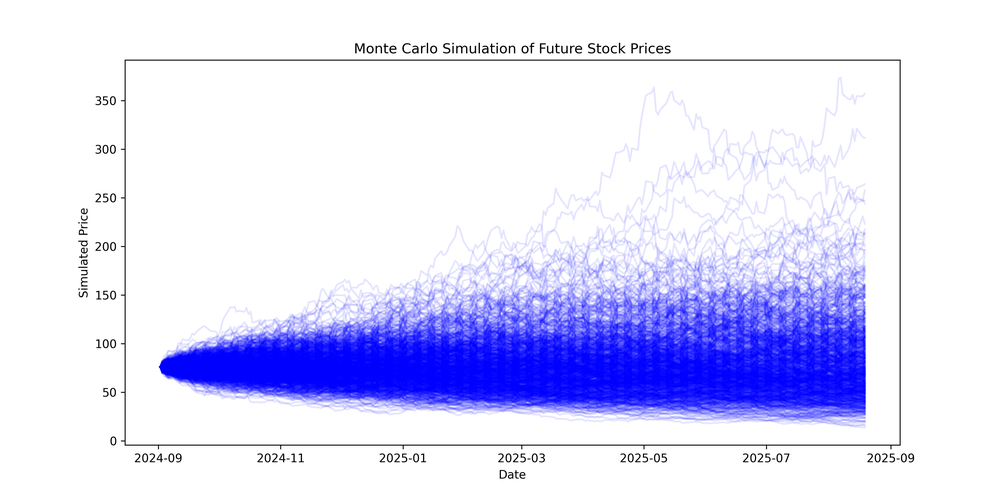
#> input picture SIMULATION/monte_carlo_future_prices.png, 1000 x 500 px, shrunk from 3600 x 1800 before the run
$ python -i Extract_Chart.py   (imports and definitions only)
#> lines starting #> are read from the running program, lines starting #| are printed output that depends on the picture; after the words box and inside, x2 and y2 are one past the last pixel; in counts of white or black regions, pixels touching at a corner belong together
import fitz  # PyMuPDF
from PIL import Image
import numpy as np
import cv2
import io
import os

def save_image(image, output_path):
    image.save(output_path)
    print(f"Saved image to {output_path}")

def detect_chart_type(image):
    # Convert PIL Image to NumPy array
    image_np = np.array(image)

    # Convert to grayscale
    gray_image = cv2.cvtColor(image_np, cv2.COLOR_RGB2GRAY)
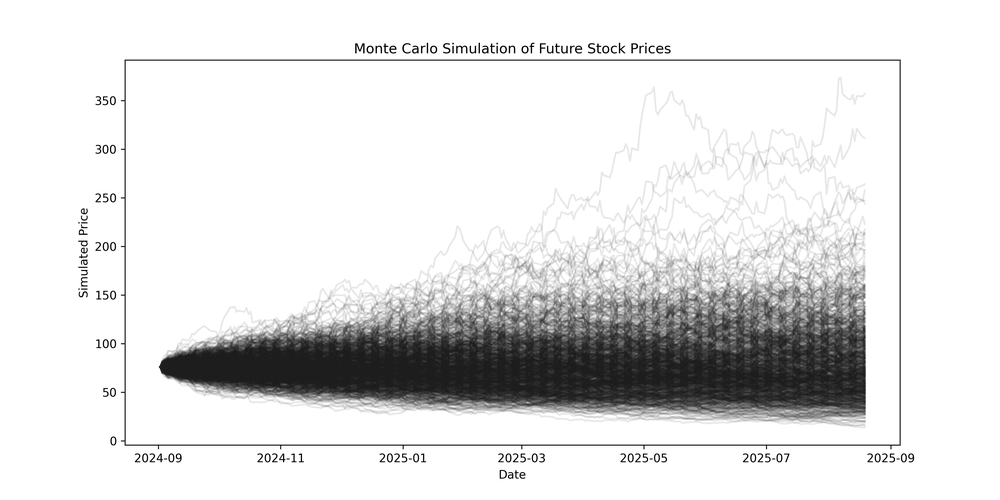
#> gray_image: shape (500, 1000); min 0, max 255, mean 225.2

    # Apply binary thresholding to get a binary image
    _, binary_image = cv2.threshold(gray_image, 128, 255, cv2.THRESH_BINARY)
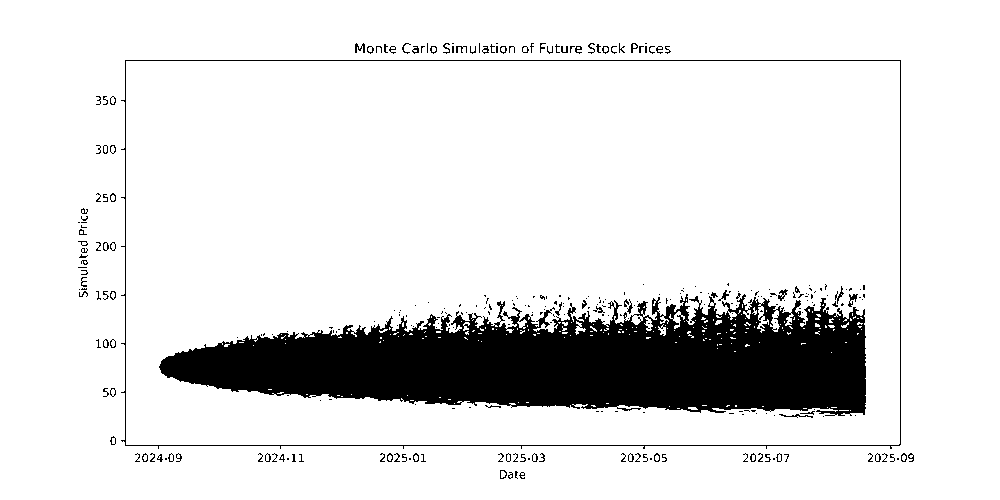
#> binary_image: shape (500, 1000); 88% white; 303 black regions (219 under 20 px), largest, box (x1, y1, x2, y2) and area: (159, 294, 866, 416) 54356, (121, 60, 901, 449) 2385, (848, 294, 858, 307) 58

    # Find contours
    contours, _ = cv2.findContours(binary_image, cv2.RETR_EXTERNAL, cv2.CHAIN_APPROX_SIMPLE)
#> contours = [[[0, 0], [0, 499], [999, 499], [999, 0]]]

    # Heuristics for bar charts and line charts
    num_bars = sum(cv2.contourArea(c) > 500 for c in contours)
#> num_bars = 1
    num_lines = sum(len(cv2.approxPolyDP(c, 0.02 * cv2.arcLength(c, True), True)) > 2 for c in contours)
#> num_lines = 1

    if num_bars > 5:
        return 'bar_chart'
    elif num_lines > 5:
        return 'line_chart'
    else:
        return 'unknown'

def crop_and_save_charts(pdf_path, output_folder):
    if not os.path.exists(output_folder):
        os.makedirs(output_folder)

    pdf_document = fitz.open(pdf_path)

    for page_num in range(len(pdf_document)):
        page = pdf_document.load_page(page_num)

        image_list = page.get_images(full=True)

        for img_index, img in enumerate(image_list):
            xref = img[0]
            base_image = pdf_document.extract_image(xref)
            image_bytes = base_image["image"]
            image = Image.open(io.BytesIO(image_bytes))

            chart_type = detect_chart_type(image)
            if chart_type in ['bar_chart', 'line_chart']:
                output_path = f"{output_folder}/page_{page_num + 1}_{chart_type}_{img_index + 1}.png"
                save_image(image, output_path)

    pdf_document.close()

# Example usage
pdf_path = 'prices_and_wages.pdf'
output_folder = 'extracted_images'
# [1 line not run here, left out]

>>> import cv2
>>> picture = cv2.cvtColor(cv2.imread('monte_carlo_future_prices.png'), cv2.COLOR_BGR2RGB)
>>> result = detect_chart_type(picture)
#> result = 'unknown'
